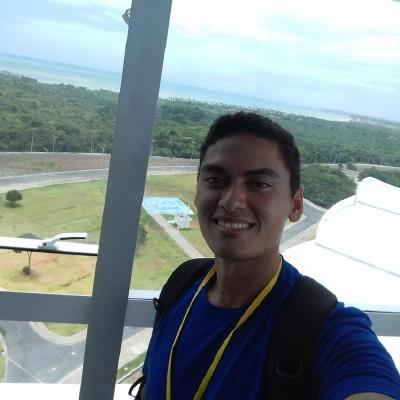
#> input picture computer_vision/yolo_tutorial/me.jpeg, 400 x 400 px, given in place of me.jpg, which was not available
$ python some_basic_func.py
#> lines starting #> are read from the running program, lines starting #| are printed output that depends on the picture; after the words box and inside, x2 and y2 are one past the last pixel; in counts of white or black regions, pixels touching at a corner belong together; pictures that were not available may be replaced by others from this repository, and a replacement may not be noted
import cv2
import numpy as np

img = cv2.imread('resources/me.jpg')
#> img is the input picture: shape (400, 400, 3); mean B, G, R 147.2, 144.7, 132.2
img = cv2.resize(img, (306,408))
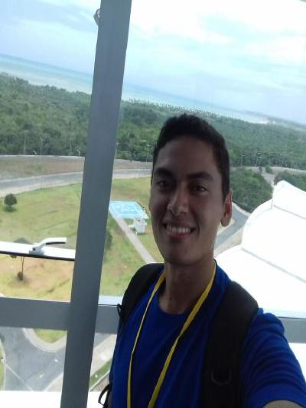
#> img: shape (408, 306, 3); mean B, G, R 147.1, 144.6, 132

imgGray = cv2.cvtColor(img, cv2.COLOR_BGR2GRAY)
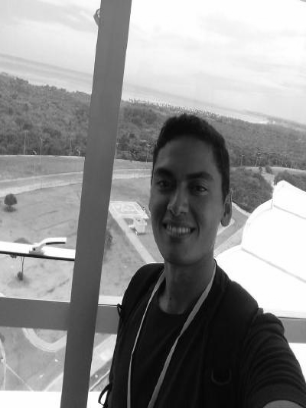
#> imgGray: shape (408, 306); min 2, max 255, mean 141.1
imgEdge = cv2.Canny(img, 100, 200)
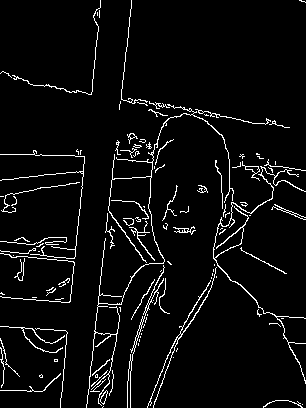
#> imgEdge: shape (408, 306); 4.9% white in thin lines or dots
imgBlur = cv2.GaussianBlur(img, (5,5), 0)

kernel = np.ones((2,2), np.dtype('uint'))

imgDilation = cv2.dilate(imgEdge, kernel, iterations=2)
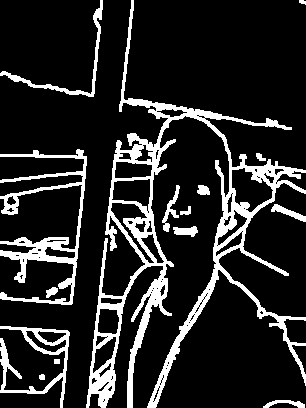
#> imgDilation: shape (408, 306); 15.3% white; 15 white regions, largest, box (x1, y1, x2, y2) and area: (86, 0, 306, 408) 12506, (0, 149, 87, 305) 3177, (0, 326, 70, 408) 1410
imgEration  = cv2.erode(imgDilation, kernel, iterations=2)
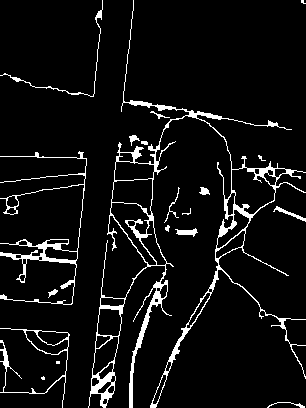
#> imgEration: shape (408, 306); 6.6% white; 19 white regions (5 under 20 px), largest, box (x1, y1, x2, y2) and area: (88, 0, 306, 408) 5389, (0, 151, 87, 305) 1383, (0, 328, 70, 408) 532

cv2.imshow('Image', img)
cv2.imshow('GrayScale', imgGray)
cv2.imshow('Canny Result', imgEdge)
cv2.imshow('Blur Image', imgBlur)
cv2.imshow('Dilation Image', imgDilation)
cv2.imshow('Eration Image', imgEration)

cv2.waitKey(0)
